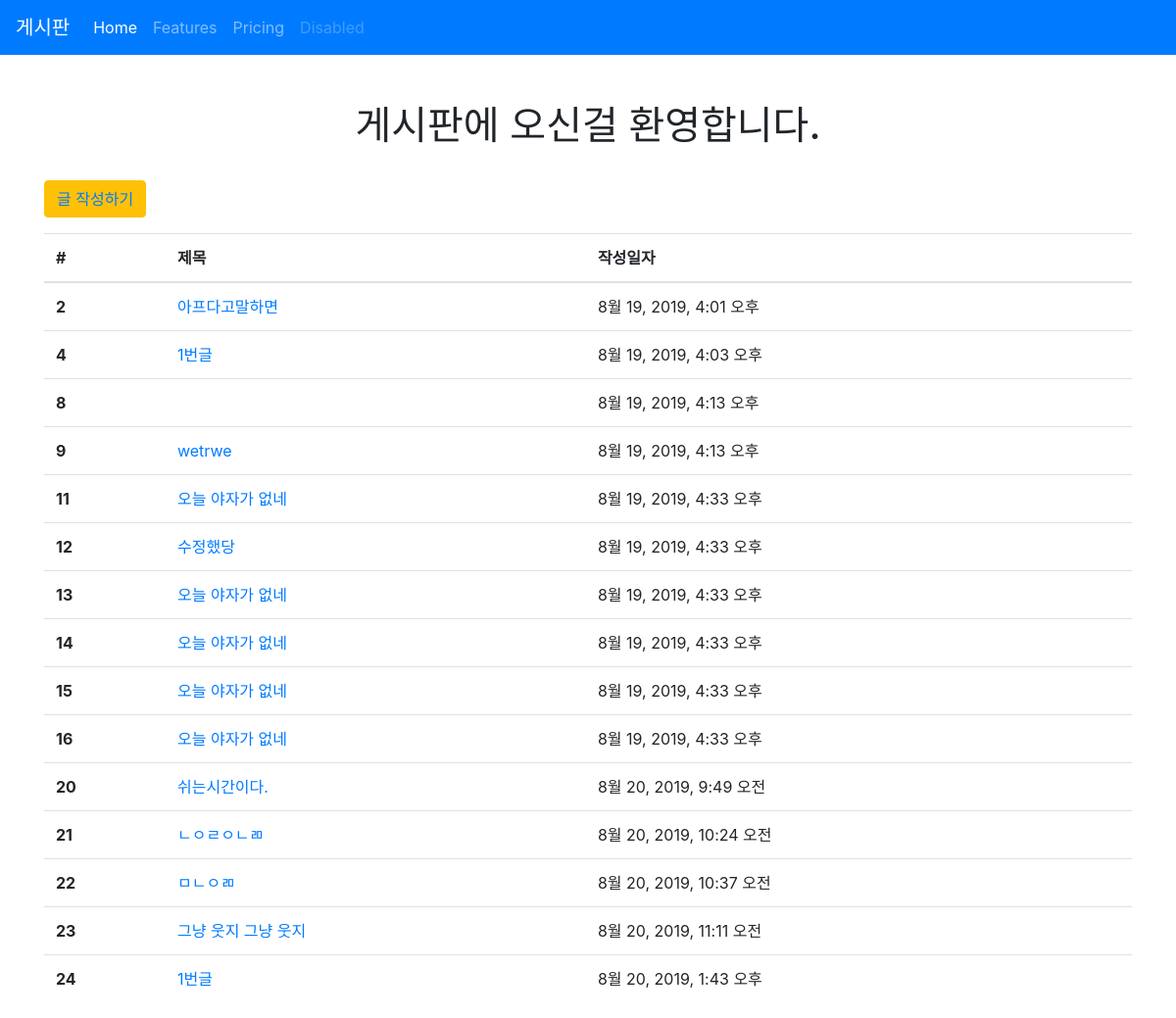
The app's page /articles/ with its own data.
### articles/models.py (models this page shows, shortened)
class Article(models.Model):
    title = models.CharField(max_length=10)
    context = models.TextField()
    created_at = models.DateTimeField(auto_now_add=True)
    update_at = models.DateTimeField(auto_now=True)

### articles/views.py (the view)
# urls.py: path('', views.index),
def index(request):
    articles = Article.objects.all()
    context = {
        'articles' : articles,
    }
    return render(request, 'articles/index.html', context)

### articles/templates/articles/index.html
{% extends 'articles/base.html' %}
{% block body %}
<h1 class="text-center my-3">게시판에 오신걸 환영합니다.</h1>
<button type="button" class="btn btn-warning my-3"><a href="/articles/new/">글 작성하기</a></button>
<table class="table">
  <thead>
    <tr>
      <th scope="col">#</th>
      <th scope="col">제목</th>
      <th scope="col">작성일자</th>
    </tr>
  </thead>
  <tbody>
    {% for article in articles %}
    <tr>
      <th scope="row">{{ article.id }}</th>
      <td><a href="/articles/{{ article.pk }}">
          {{  article.title  }}
        </a></td>
      <td>{{  article.created_at  }}</td>
    </tr>
    {% endfor %}
  </tbody>
</table>
{% endblock %}

### records on screen
Article: id "2", title "아프다고말하면", created_at "8월 19, 2019, 4:01 오후"
Article: id "4", title "1번글", created_at "8월 19, 2019, 4:03 오후"
Article: id "8", created_at "8월 19, 2019, 4:13 오후"
Article: id "9", title "wetrwe", created_at "8월 19, 2019, 4:13 오후"
Article: id "11", title "오늘 야자가 없네", created_at "8월 19, 2019, 4:33 오후"
Article: id "12", title "수정했당", created_at "8월 19, 2019, 4:33 오후"
Article: id "13", title "오늘 야자가 없네", created_at "8월 19, 2019, 4:33 오후"
Article: id "14", title "오늘 야자가 없네", created_at "8월 19, 2019, 4:33 오후"
Article: id "15", title "오늘 야자가 없네", created_at "8월 19, 2019, 4:33 오후"
Article: id "16", title "오늘 야자가 없네", created_at "8월 19, 2019, 4:33 오후"
Article: id "20", title "쉬는시간이다.", created_at "8월 20, 2019, 9:49 오전"
Article: id "21", title "ㄴㅇㄹㅇㄴㄻ", created_at "8월 20, 2019, 10:24 오전"
Article: id "22", title "ㅁㄴㅇㄻ", created_at "8월 20, 2019, 10:37 오전"
Article: id "23", title "그냥 웃지 그냥 웃지", created_at "8월 20, 2019, 11:11 오전"
Article: id "24", title "1번글", created_at "8월 20, 2019, 1:43 오후"
